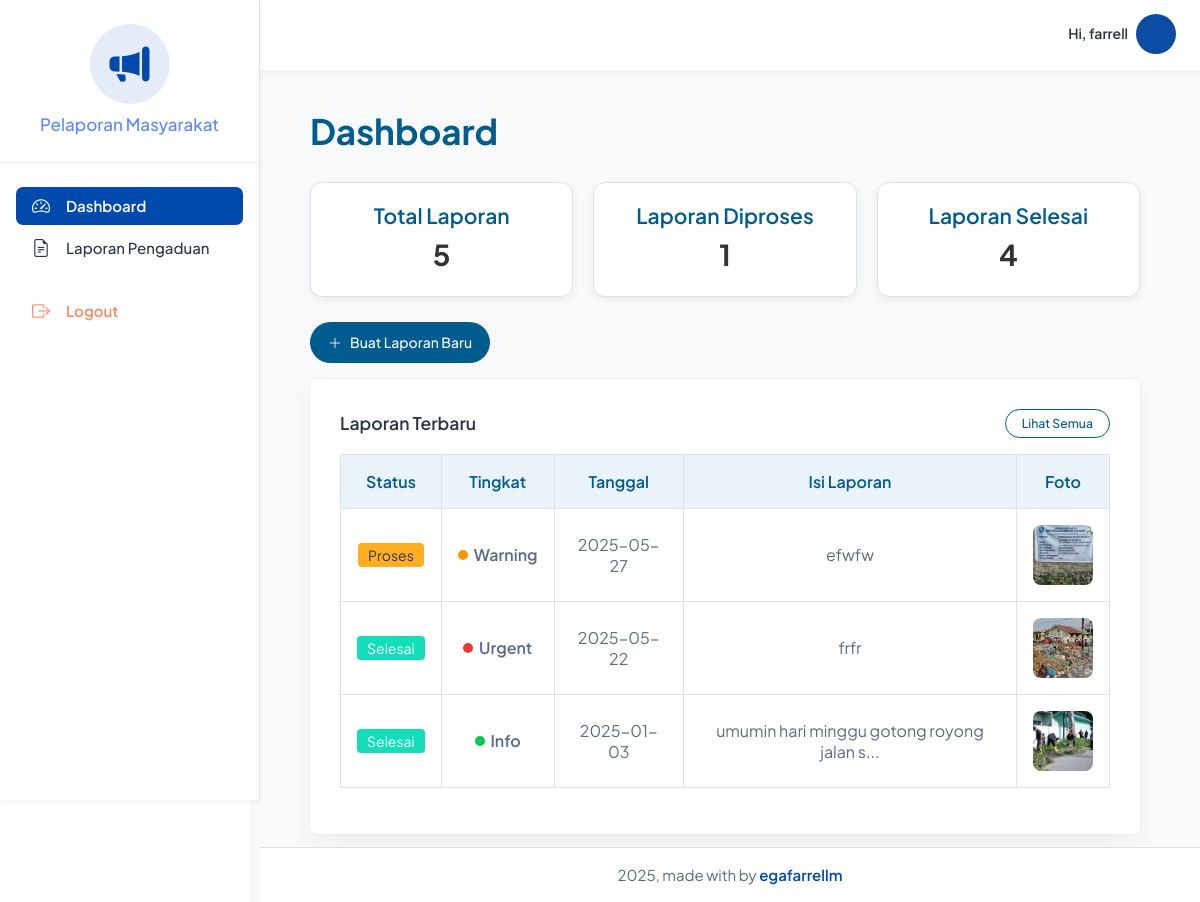
The page /backend_masyarakat/pages/dashboard/index.php (signed in) on the database its author committed.
### tables this page shows
CREATE TABLE `pengaduan` (
  `id_pengaduan` int NOT NULL,
  `tgl_pengaduan` date DEFAULT NULL,
  `nik` char(16) DEFAULT NULL,
  `isi_laporan` text,
  `foto` varchar(255) DEFAULT NULL,
  `status` enum('0','proses','selesai') DEFAULT NULL,
  `tingkat` enum('info','warning','urgent') DEFAULT 'info'
);

### backend_masyarakat/pages/dashboard/index.php (the view, shortened to what this page needs)
<?php
include '../../partials/header.php';
include '../../partials/sidebar.php';
include '../../partials/navbar.php';
global $connect;
$nik = $_SESSION['nik'];
?>
<div class="page-wrapper">
  <div class="page-inner">
    <h1 class="dashboard-title">Dashboard</h1>
    <?php
    $total = mysqli_num_rows(mysqli_query($connect, "SELECT * FROM pengaduan WHERE nik='$nik'"));
    $diproses = mysqli_num_rows(mysqli_query($connect, "SELECT * FROM pengaduan WHERE nik='$nik' AND status='proses'"));
    $selesai = mysqli_num_rows(mysqli_query($connect, "SELECT * FROM pengaduan WHERE nik='$nik' AND status='selesai'"));
    ?>
    <div class="stat-cards">
      <div class="stat-card">
        <h4>Total Laporan</h4>
        <p><?= $total ?></p>
      </div>
      <div class="stat-card">
        <h4>Laporan Diproses</h4>
        <p><?= $diproses ?></p>
      </div>
      <div class="stat-card">
        <h4>Laporan Selesai</h4>
        <p><?= $selesai ?></p>
      </div>
    </div>
    <a href="../laporan_pengaduan/create.php" class="btn btn-primary with-icon mb-3">
      <i class="bi bi-plus-lg"></i> Buat Laporan Baru
    </a>
    <div class="card card-box mb-5" style="margin-bottom: 80px;">
      <div class="card-body">
        <div class="d-flex justify-content-between align-items-center mb-3">
          <h5 class="text-dark fw-semibold m-0">Laporan Terbaru</h5>
          <a href="../laporan_pengaduan/index.php" class="btn btn-outline-primary btn-sm px-3">
            Lihat Semua
          </a>
        </div>
        <div class="table-responsive">
          <table class="table table-bordered table-hover">
            <thead class="table-primary">
              <tr>
                <th>Status</th>
                <th>Tingkat</th>
                <th>Tanggal</th>
                <th>Isi Laporan</th>
                <th>Foto</th>
              </tr>
            </thead>
            <tbody>
              <?php
              $query = "SELECT * FROM pengaduan WHERE nik='$nik' ORDER BY id_pengaduan DESC LIMIT 3";
              $result = mysqli_query($connect, $query);
              if (mysqli_num_rows($result) > 0):
                while ($row = mysqli_fetch_object($result)):
              ?>
                <tr>
                  <td>
                    <?php
                    if ($row->status == '0') echo '<span class="badge bg-info text-white">Baru</span>';
                    elseif ($row->status == 'proses') echo '<span class="badge bg-warning text-dark">Proses</span>';
                    elseif ($row->status == 'selesai') echo '<span class="badge bg-success">Selesai</span>';
                    ?>
                  </td>
                  <td>
                    <?php
                    $tingkatClass = '';
                    $tingkatText = '';
                    if ($row->tingkat == 'urgent') {
                      $tingkatClass = 'tingkat-urgent';
                      $tingkatText = 'Urgent';
                    } elseif ($row->tingkat == 'warning') {
                      $tingkatClass = 'tingkat-warning';
                      $tingkatText = 'Warning';
                    } else {
                      $tingkatClass = 'tingkat-info';
                      $tingkatText = 'Info';
                    }
                    ?>
                    <div class="tingkat-wrapper">
                      <span class="tingkat-dot <?= $tingkatClass ?>"></span>
                      <span><?= $tingkatText ?></span>
                    </div>
                  </td>
                  <td><?= htmlspecialchars($row->tgl_pengaduan) ?></td>
                  <td><?= htmlspecialchars(substr($row->isi_laporan, 0, 40)) ?><?= strlen($row->isi_laporan) > 40 ? '...' : '' ?></td>
                  <td>
                    <?php if (!empty($row->foto)) : ?>
                      <img src="../../../storages/laporan_pengaduan/<?= $row->foto ?>" class="table-img" alt="Foto">
                    <?php else : ?>
                      <span class="text-muted">-</span>
                    <?php endif; ?>
                  </td>
                </tr>
              <?php
                endwhile;
              else:
              ?>
                <tr>
                  <td colspan="5" class="text-muted text-center">Belum ada laporan pengaduan.</td>
                </tr>
              <?php endif; ?>
            </tbody>
          </table>
        </div>
      </div>
    </div>
<?php
include '../../partials/script.php';
include '../../partials/footer.php';
?>

### backend_masyarakat/pages/dashboard/index.php (style rules this page uses)
:root { --main-blue: #005B8F; }
.page-wrapper { margin-left: 250px; padding-top: 90px; background-color: #f8f9fa; min-height: 100vh; }
.page-inner { padding: 20px 60px; }
h1.dashboard-title { color: var(--main-blue); font-weight: 700; margin-bottom: 30px; }
.stat-cards { display: flex; gap: 20px; flex-wrap: wrap; margin-bottom: 25px; }
.stat-card { flex: 1; min-width: 250px; background: white; border: 1px solid #dee2e6; border-radius: 12px; box-shadow: 0 3px 8px rgba(0,0,0,0.06); text-align: center; padding: 20px; }
.stat-card h4 { color: var(--main-blue); font-weight: 600; margin-bottom: 5px; }
.stat-card p { font-size: 1.8rem; font-weight: 700; color: #333; margin: 0; }
.btn-primary.with-icon { display: inline-flex; align-items: center; gap: 8px; padding: 10px 18px; border-radius: 25px; font-weight: 500; background-color: var(--main-blue); border: none; color: white; transition: all 0.3s ease; }
.table { border: 1px solid #dee2e6 !important; }
.table th, .table td { border: 1px solid #dee2e6 !important; vertical-align: middle !important; text-align: center; }
thead.table-primary th { background-color: #EAF3F9 !important; color: var(--main-blue) !important; font-weight: 600; }
.table-img { width: 60px; height: 60px; border-radius: 8px; object-fit: cover; }
.tingkat-wrapper { display: inline-flex; align-items: center; gap: 6px; font-weight: 600; }
.tingkat-dot { width: 10px; height: 10px; border-radius: 50%; display: inline-block; }
.tingkat-info { background-color: #00c853; }
.tingkat-warning { background-color: #ff9800; }
.tingkat-urgent { background-color: #e53935; }
.btn-outline-primary { border-color: var(--main-blue); color: var(--main-blue); border-radius: 25px; }

### rows shown on the page
pengaduan: status "Proses", tingkat "Warning", tgl_pengaduan "2025-05-27", isi_laporan "efwfw", foto (picture)
pengaduan: status "Selesai", tingkat "Urgent", tgl_pengaduan "2025-05-22", isi_laporan "frfr", foto (picture)
pengaduan: status "Selesai", tingkat "Info", tgl_pengaduan "2025-01-03", isi_laporan "umumin hari minggu gotong royong jalan s", foto (picture)

### other values the page prints
$username "farrell"
$total "5"
$diproses "1"
$selesai "4"
